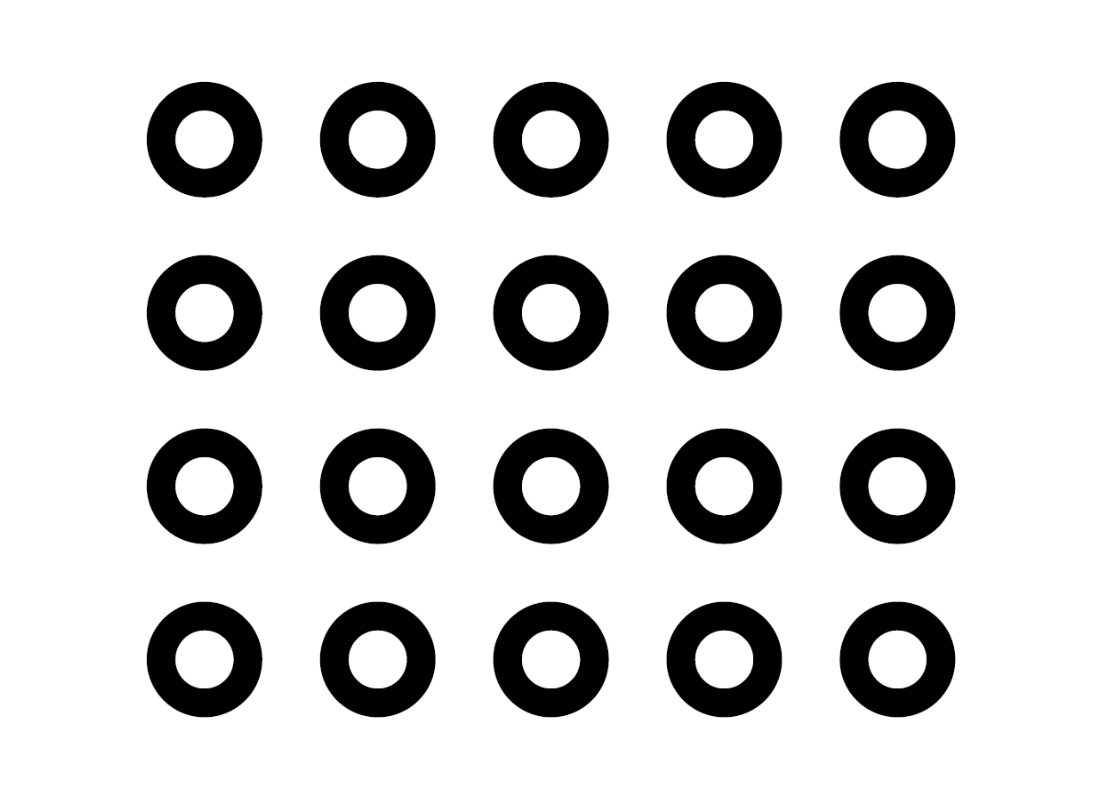
//> input picture Preprocessing/patron.png, 1120 x 790 px, given in place of padron2.avi, which was not available
$ ./main   (built with g++ and OpenCV 4)
//> lines starting //> are read from the running program, lines starting //| are printed output that depends on the picture; after the words box and inside, x2 and y2 are one past the last pixel; in counts of white or black regions, pixels touching at a corner belong together; pictures that were not available may be replaced by others from this repository, and a replacement may not be noted
/*
	To compile: g++ main.cpp -o main `pkg-config --cflags --libs opencv`&& ./main

*/

#include <opencv2/core/core.hpp>
#include <opencv2/highgui/highgui.hpp>
#include "opencv2/imgproc.hpp"
#include "opencv2/imgcodecs.hpp"
#include "opencv2/highgui.hpp"
#include <stdio.h>
#include <math.h>
#include <string>
#include <iostream>
#include <math.h>

using namespace cv;
using namespace std;


// [352 lines left out: functions binary_thresholding, inverse_binary_thresholding, truncate_thresholding, threshold_to_zero, canny_edge_detector, sobel_edge_detector and 3 more, not called in this run]


RNG rng(12345);
void find_rings(string name_video)
{
//> called with name_video = "padron2.avi"

	//Variables to store  from the video , and a converted version of the video
	Mat coloredimage;
	Mat grayimage;
	Mat threshold_output; // binarized image
  	vector<vector<Point> > contours; //contours (elipses)
  	vector<Vec4i> hierarchy; //
  	Mat drawing;
  	Scalar color;


  	float x_t0, y_t0;
  	float x_t1, y_t1;
  	float holgura = 1;
  	float distance;
  	int counter = 0;


	//auxiliar variable to quit the loop and end the program
	char key = 0;

	VideoCapture capture(name_video);

	//Check for Failure
	if (!capture.isOpened())
	{
		//printf("Failed to open the webcam");
		printf("Failed to open the video");
	}

	//Set Capture device properties.
	capture.set(CV_CAP_PROP_FRAME_WIDTH, 640);
	capture.set(CV_CAP_PROP_FRAME_HEIGHT, 480);


	int min_x = 1000000, min_y = 1000000;
    int max_x = 0, max_y = 0;
    bool flag = false;

	//Loop will stop if "q" is pressed in the keyboard
	while (key != 'q')
	{

		//Capture a frame of the webcam live video and store it on the image variable
		capture >> coloredimage;
//> coloredimage is the input picture: 790 rows x 1120 cols, CV_8UC3; min 0, max 255, mean 209.9

		// [5 lines of commented-out code are left out]


		int width = coloredimage.cols;
//> width = 1120
		int height = coloredimage.rows;
//> height = 790

		//Resize this frame and convert to gray scale
		cvtColor(coloredimage, grayimage, CV_BGR2GRAY);
		GaussianBlur(grayimage, grayimage, Size(9, 9), 2, 2);
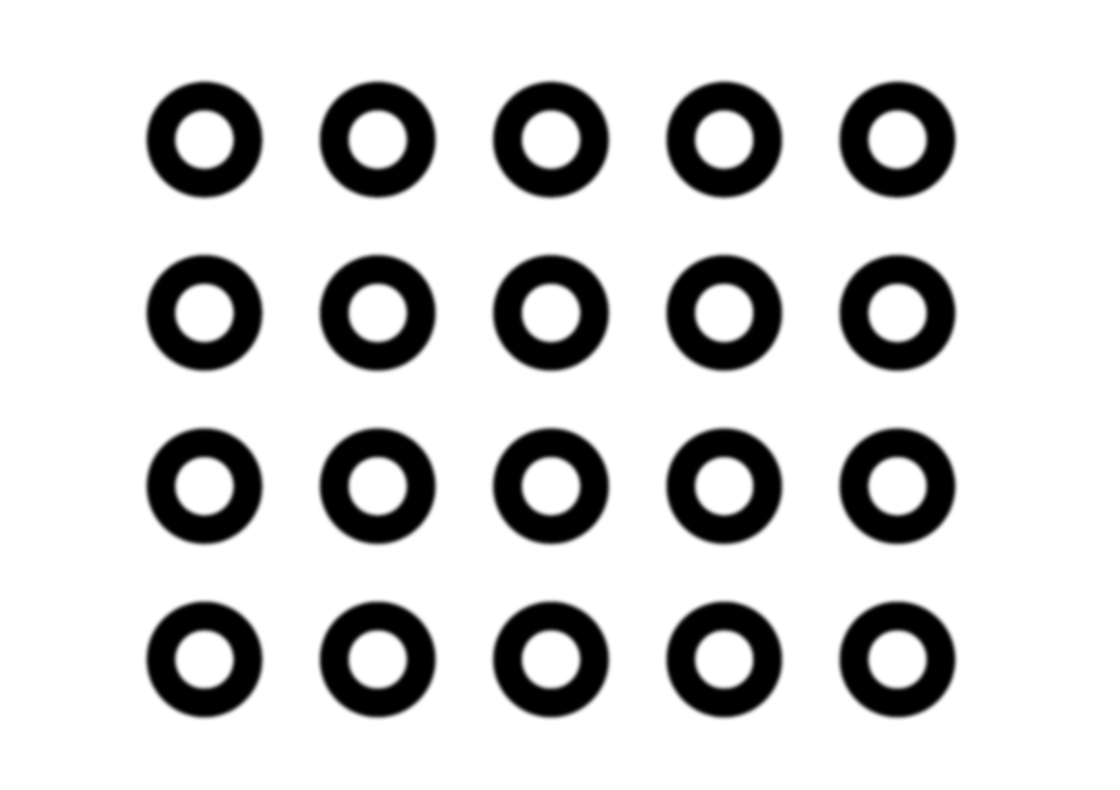
//> grayimage: 790 rows x 1120 cols, CV_8UC1; min 0, max 255, mean 209.9

		/// Detect edges using Threshold
  		//threshold( grayimage, threshold_output, 100, 255, THRESH_BINARY );
  		adaptiveThreshold(grayimage, threshold_output, 255, ADAPTIVE_THRESH_GAUSSIAN_C, THRESH_BINARY,11,3);
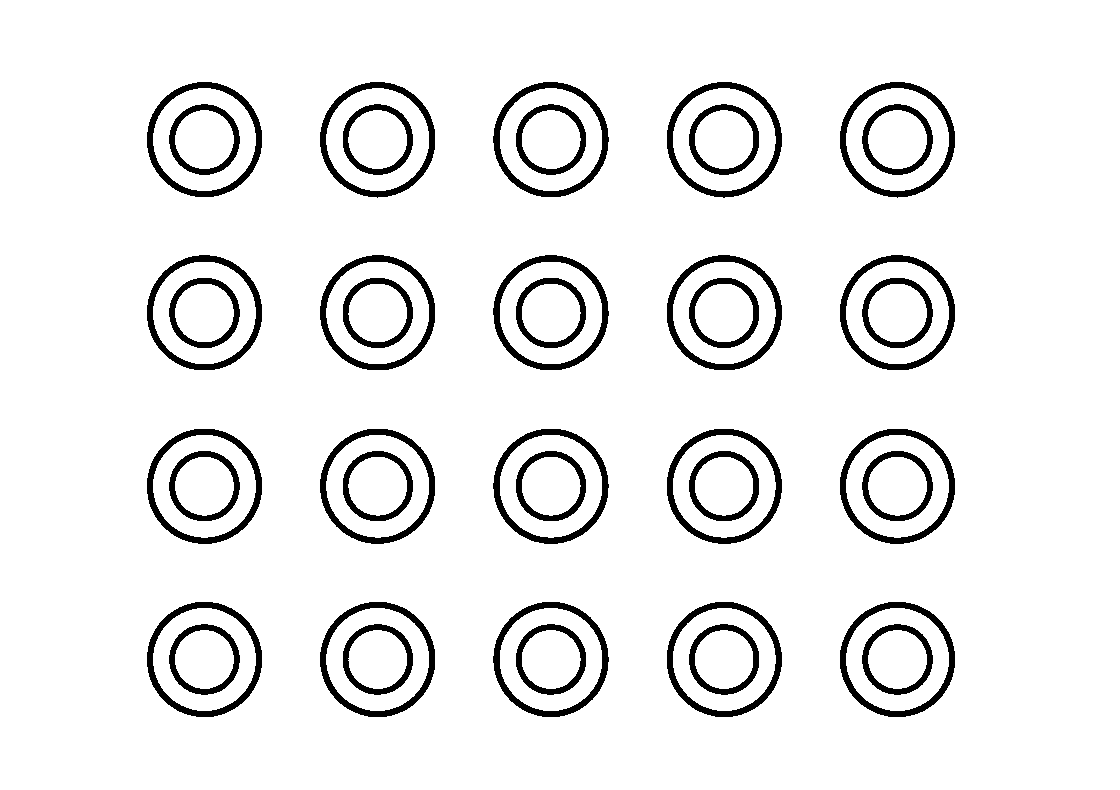
//> threshold_output: 790 rows x 1120 cols, CV_8UC1; 92.5% white; 40 black regions, largest, box (x1, y1, x2, y2) and area: (493, 255, 609, 370) 2144, (320, 255, 435, 370) 2136, (667, 255, 782, 370) 2136
  		imshow("Binarized Image", threshold_output);


  		int erosion_type = MORPH_ELLIPSE;
  		int erosion_size = 2;
	    Mat element2 = getStructuringElement( erosion_type,
	                       Size( 2*erosion_size + 1, 2*erosion_size+1 ),
	                       Point( erosion_size, erosion_size ) );
	    erode( threshold_output, threshold_output, element2 );
	    imshow( "Erosion", threshold_output );


  		int dilation_type = MORPH_ELLIPSE;
  		int dilation_size = 2;
  		Mat element = getStructuringElement( dilation_type,
                       Size( 2*dilation_size + 1, 2*dilation_size+1 ),
                       Point( dilation_size, dilation_size ) );
  		dilate( threshold_output, threshold_output, element );
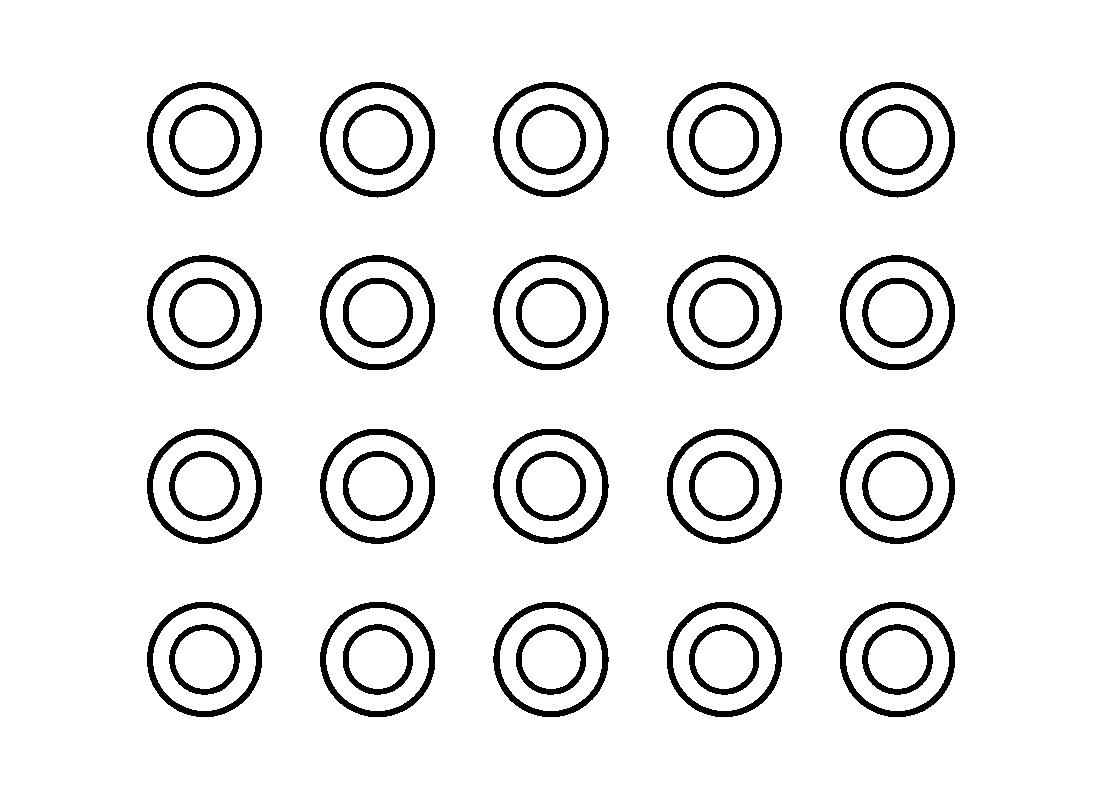
//> threshold_output: 790 rows x 1120 cols, CV_8UC1; 92.5% white; 40 black regions
  		imshow( "Dilation", threshold_output );


  		/// Find contours
  		findContours( threshold_output, contours, hierarchy, CV_RETR_TREE, CV_CHAIN_APPROX_SIMPLE, Point(0, 0) );
//> contours = 81 contours; largest, box (x1, y1, x2, y2) and area: (0, 0, 1120, 790) 882891, (319, 601, 436, 718) 10615, (146, 428, 263, 545) 10615, (666, 601, 783, 718) 10612, (492, 254, 610, 371) 10612

		/// Find the  ellipses for each contour
		vector<RotatedRect> minEllipse( contours.size() );


  		for( int i = 0; i < contours.size(); i++ )
     	{

       		if( contours[i].size() > 5 )
         	{
         		minEllipse[i] = fitEllipse( Mat(contours[i]) );
         	}
     	}
//> this loop made 81 passes

  		/// Draw contours + rotated rects + ellipses
  		drawing = Mat::zeros( threshold_output.size(), CV_8UC3 );
  		//cout <<"number of elipses: "<<contours.size()<<endl;

  		vector<int> ellipses_to_verify( contours.size() );
  		vector<Point2f> good_ellipses;

  		for( int i = 0; i< contours.size()-1; i++ )
     	{
     		if(minEllipse[i].size.width > width/8 || minEllipse[i].size.height > height/6 ||
     		   minEllipse[i].size.width < 6 || minEllipse[i].size.height < 6 || ellipses_to_verify[i] ==
     		   -1)
     		{

     		}

     		else
     		{

	       		color = Scalar(0,0,255);//Scalar( rng.uniform(0, 255), rng.uniform(0,255), rng.uniform(0,255) );

	       		// contour
	       		//drawContours( drawing, contours, i, color, 1, 8, vector<Vec4i>(), 0, Point() );

	       		// ellipse
	       		x_t0 = minEllipse[i].center.x;
	       		y_t0 = minEllipse[i].center.y;

	       		int counter_verify = 1;
	       		float sumx = x_t0;
	       		float sumy = y_t0;

	       		for( int j = i+1; j< contours.size()-1; j++ )
	       		{
	       			x_t1 = minEllipse[j].center.x;
		       		y_t1 = minEllipse[j].center.y;

		       		distance = sqrt(pow(x_t0 - x_t1, 2) + pow(y_t0 - y_t1, 2));

		       		//ellipse( drawing, minEllipse[i], Scalar(0,255,255), 4, 8 );
		       		if(distance <= holgura)
			       	{
			       		ellipse( drawing, minEllipse[i], color, 2, 8 );
			       		ellipse( drawing, minEllipse[i+1], color, 2, 8 );
			       		counter++;
			       		counter_verify++;
			       		sumx += x_t1;
			       		sumy += y_t1;
			       		ellipses_to_verify[j] = -1;
			       	}
			    }

			    if(counter_verify > 1)
			    {
			    	good_ellipses.push_back(Point2f(sumx/counter_verify, sumy/counter_verify));
			    }

		    }
     	}
//> this loop made 80 passes
//> (x_t0, y_t0, distance, counter) on passes 2, 6, 10, 14, 18, 22, 26, 30, 34, 38, 42, 46: (897, 659, 866.3, 3), (723.7, 659, 735.1, 6), (550.5, 659, 624.7, 9), (377.2, 659, 548, 12), (204, 659, 519.9, 15), (897, 485.7, 774.8, 18), (723.8, 485.7, 624.7, 21), (550.5, 485.7, 490.1, 24), (377.2, 485.7, 387.5, 27), (204, 485.7, 346.6, 30), (897, 312.4, 714.3, 33), (723.8, 312.4, 547.9, 36)
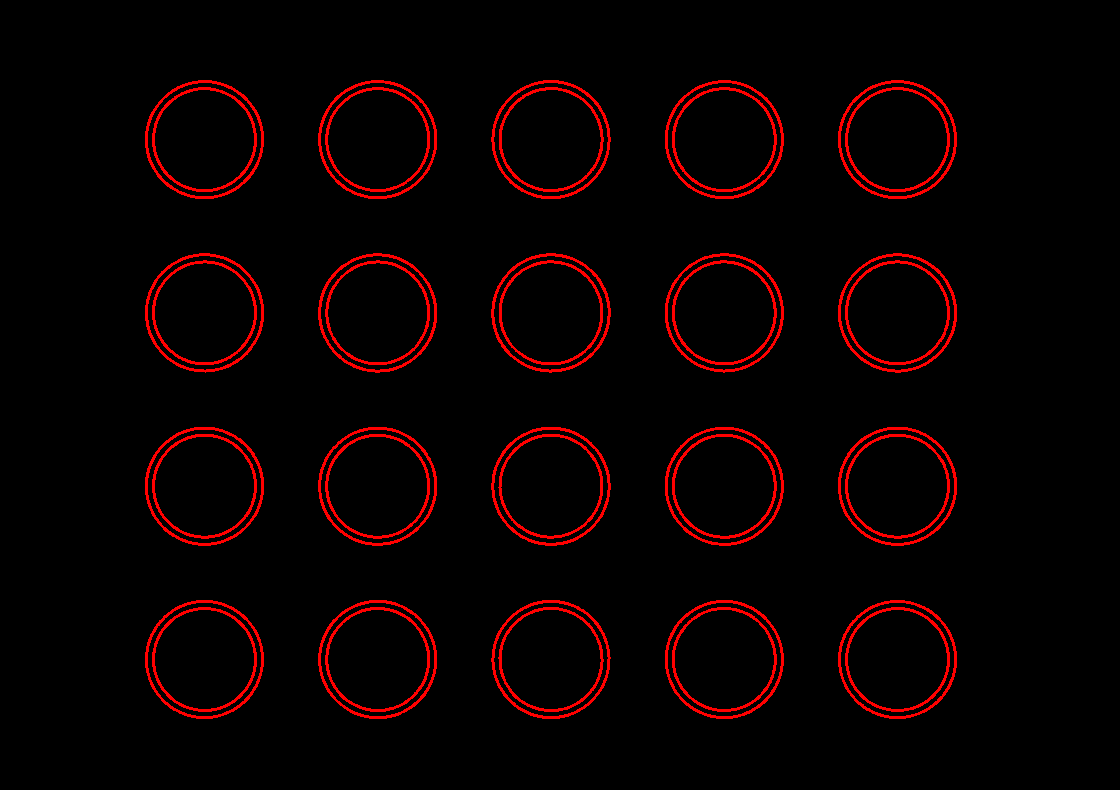
//> drawing: 790 rows x 1120 cols, CV_8UC3; mean B, G, R 0, 0, 11.8
//> after the loop, x_t1 = 204; y_t1 = 139.1; distance = 0.0526; counter = 59; ellipses_to_verify = 81 values, max 0 at index 0, min -1 at index 2, mean -0.728; good_ellipses = 20 Points (x, y), first 12: [897, 659], [723.8, 659], [550.5, 659], [377.2, 659], [204, 659], [897, 485.7], [723.8, 485.7], [550.5, 485.7], [377.2, 485.7], [204, 485.7], [897, 312.4], [723.8, 312.4]

     	// DE ACUERDO AL PATRÓN
     	if(good_ellipses.size() == 12)
     	{
     		flag = true;
     		for(int i=0; i<good_ellipses.size(); i++)
     		{
     			if(good_ellipses[i].x < min_x)
     				min_x = good_ellipses[i].x;

     			if(good_ellipses[i].y < min_y)
     				min_y = good_ellipses[i].y;

     			if(good_ellipses[i].x > max_x)
     				max_x = good_ellipses[i].x;

     			if(good_ellipses[i].y > max_y)
     				max_y = good_ellipses[i].y;
     		}
     	}

     	/*else
     		flag = false;
*/
     	for (int i = 0; i < good_ellipses.size(); ++i)
     	{
     		//ellipse( drawing, minEllipse[i], color, 2, 8 );
     		circle(drawing, good_ellipses[i], 2, Scalar(0,255,0), -1, 8, 0); //-1 full circle
     	}
//> this loop made 20 passes
//> drawing: 790 rows x 1120 cols, CV_8UC3; 260 pixels changed, all inside (x1, y1, x2, y2) = (202, 137, 900, 662)

     	//cout<<"Number of ellipses: "<<counter<<endl;
     	counter = 0;


     	cout<<"Number of good ellipses: "<<good_ellipses.size()<<endl;
//| Number of good ellipses: 20
     	if(good_ellipses.size() != 12)
     		cout<<"AUXILIOOOOOOOOOOOOOOOOOOOOOOOOOOOOOOOOOOOOOOOO"<<endl;

     	namedWindow("HELLO", CV_WINDOW_AUTOSIZE);
		imshow("HELLO", drawing);

		key = waitKey(0);
//> the 'q' key is pressed

	}

}

int main()
{


  	string name_video = "padron2.avi";
	find_rings(name_video);

    waitKey(0);                                        // Wait for a keystroke in the window
    return 0;
}
